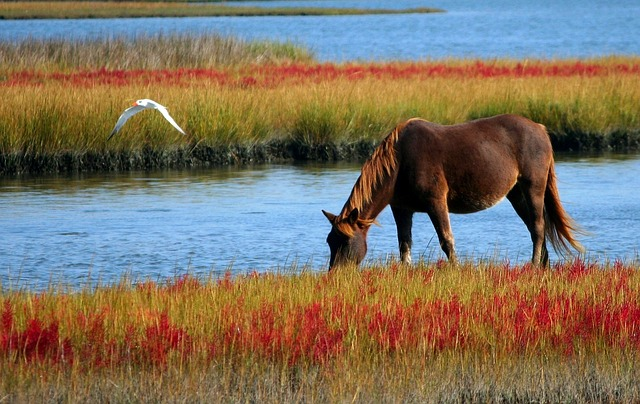
#> input picture images/horse.jpg, 640 x 404 px; its folder holds 4 pictures in this run
$ python main.py
#> lines starting #> are read from the running program, lines starting #| are printed output that depends on the picture
import cv2
import numpy as np
import os
import csv

relPath = os.path.dirname(os.path.abspath("__file__"))
imgPath = os.path.join(relPath,"../images/")
genPath = os.path.join(relPath,"../generated/")

def partA():
    rows=[]

    for root,dirs,files in os.walk(imgPath):
        for file in files:
            if file.endswith("png") or file.endswith("jpg") or file.endswith("JPG") or file.endswith("jpeg"):
                workPath = os.path.join(root,file)
                readImg = cv2.imread(workPath)
#> readImg is the input picture: shape (404, 640, 3); mean B, G, R 95.9, 113.2, 126.6
                height = readImg.shape[0]
#> height = 404
                width = readImg.shape[1]
#> width = 640
                centerY = (height//2-1)
#> centerY = 201
                centerX = (width//2-1)
#> centerX = 319
                blue = readImg[centerY,centerX,0]
#> blue = 237
                green = readImg[centerY,centerX,1]
#> green = 196
                red = readImg[centerY,centerX,2]
#> red = 147
                inprow = [file,height,width,readImg.shape[2],blue,green,red]
#> inprow = ['horse.jpg', 404, 640, 3, 237, 196, 147]
                rows.insert(0,inprow)
    filePath = genPath+"stats.csv"
    with open(filePath,'w+') as file:
        writer = csv.writer(file)
        writer.writerows(rows)
    file.close()
    pass
def partB():
	catImg = cv2.imread(imgPath+"cat.jpg")
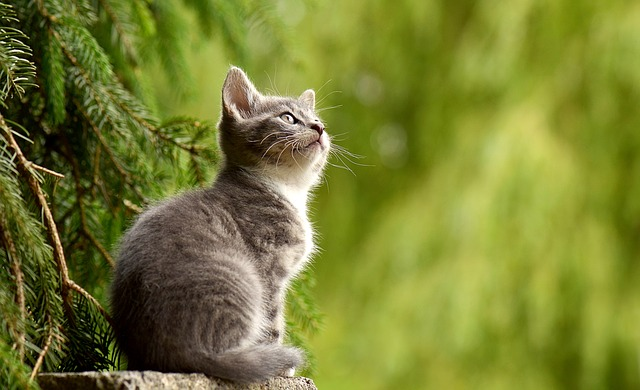
#> input picture images/cat.jpg, 640 x 390 px
#> catImg is the input picture: shape (390, 640, 3); mean B, G, R 50.1, 126.1, 119.4
	catImg[:, :, (0,1)] = 0
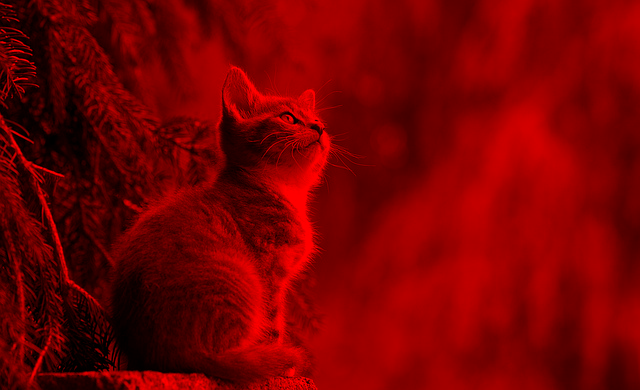
#> catImg: shape (390, 640, 3); mean B, G, R 0, 0, 119.4
	cv2.imshow("Red Cat Image",catImg)
	os.chdir(genPath)
	cv2.imwrite("cat_red.jpg",catImg)
	pass
def partC():
	flowerImg = cv2.imread(imgPath+"flowers.jpg")
	rgbaFlower = cv2.cvtColor(flowerImg,cv2.COLOR_RGB2RGBA)
	cv2.imshow("Alpha image",rgbaFlower)
	cv2.imshow("OG Image",flowerImg)
	cv2.waitKey(0)

partA()
partB()
#partC()
